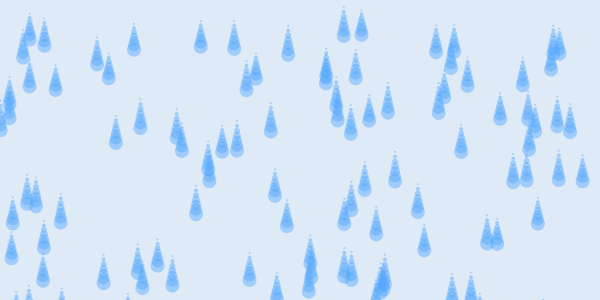
Frame 1 (no input)
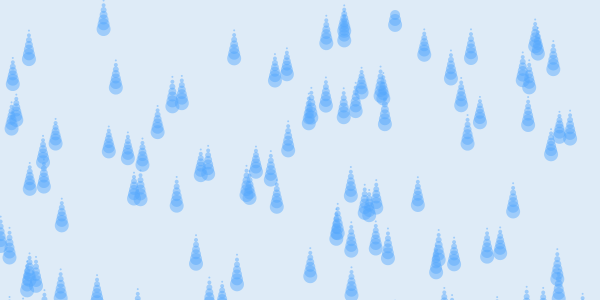
Frame 60 (the mouse pressed at the canvas centre just before this capture)
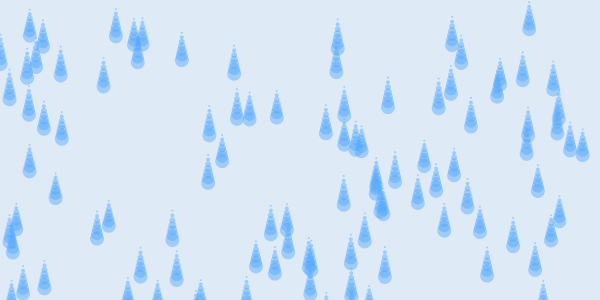
Frame 120 (the mouse held since frame 60 and released just before this capture)

The Processing sketch that drew these frames (run headless with seeded random() and noise(); from frame 60 on, the mouse is pressed at the canvas centre):

// Processing sketch: processing_58232
// ── processing_58232.pde

//PS3-4
//Georgina Yeboah
//falling raindrops using arrays
float [] y= new float [100];
float [] x = new float [100];
float [] speed = new float [100];
//---------------------------------------------------------------
void setup () {
  size (600, 300);
  smooth();
  noStroke();

  for (int i = 0; i < y.length; i++) {
    x[i] = random (width);
    y[i] = random (height);
    speed[i] = random(0.1, 1);
  }
}

void draw () {
  background(222, 235, 247);
  fill(84, 167, 252, 116);
  // creating the raindrop shape (complex shape)
  for (int r = 0; r < 8; r++) 

    //---------------------------------------------------------------

    for (int i = 0; i < y.length; i++) {
      // now putting that raindrop shape into this array loop
      ellipse(x[i], y[i]+r*4, r*2, r*2);
      y[i] += speed[i];
      if (y[i] > height) y[i] = -5;
    }
}
